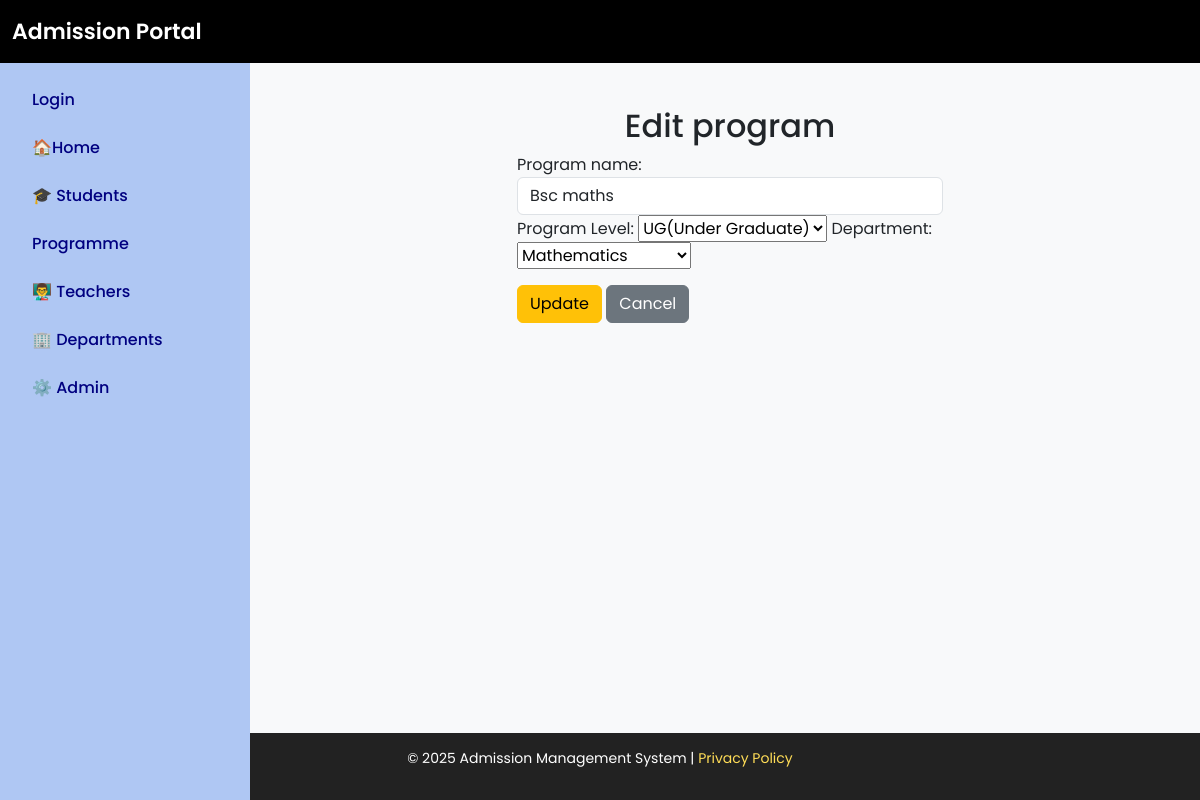
/edit_program/4, run on the app's committed database.
### admission/models.py (models this page shows, shortened)
class Program(models.Model):
    program_name = models.CharField(max_length=100, unique=True)
    department = models.ForeignKey(Department, on_delete=models.SET_NULL, blank=True, null=True)  # ForeignKey to Department
    program_level = models.ForeignKey(ProgramLevel, on_delete=models.SET_NULL, blank=True, null=True)  # ForeignKey to ProgramLevel

### admission/views.py (the view)
# urls.py: path('edit_program/<int:pk>',views.edit_program,name='edit_program'),
def edit_program(request, pk):
    program = get_object_or_404(Program, id=pk)
    if request.method == 'POST':
        form = ProgramForm(request.POST, instance=program)
        if form.is_valid():
            form.save()
            return redirect('manage_program')
    else:
        form =ProgramForm(instance=program)
    return render(request, 'edit_program.html', {'form': form,'program': program})

### admission/forms.py
class ProgramForm(forms.ModelForm):
    class Meta:
        model =Program
        fields = '__all__'
        program_level= forms.ModelChoiceField(queryset=ProgramLevel.objects.all(), required=False)
        department= forms.ModelChoiceField(queryset=Department.objects.all(), required=False)
        widgets = {
            'program_name': forms.TextInput(attrs={'class': 'form-control', 'placeholder': 'Enter program name'}),
        }

### admission/models.py (called while the page is built)
    def __str__(self):
        return self.dept_name

    def __str__(self):
        return self.level_name

### admission/templates/edit_program.html (shortened to what this page needs)
{% extends 'base.html' %}
{% block content %}
<div class="container mt-4">
    <h2 class="text-center">Edit program</h2>
    <div class="row justify-content-center">
        <div class="col-md-6">
            <form method="post">
                <div class="mb-3">
                    {{ form.program_name.label_tag }}
                    {{ form.program_name }}
                    <label for="id_program_level">Program Level:</label>
                    {{form.program_level}}
                    <label for="id_department">Department:</label>
                    {{form.department}}
                </div>
                <button type="submit" class="btn btn-warning">Update</button>
                <a href="{% url 'manage_program' %}" class="btn btn-secondary">Cancel</a>
            </form>
        </div>
    </div>
</div>
{% endblock %}

### templates/base.html (style rules this page uses)
body { font-family: 'Poppins', sans-serif; background: #f8f9fa; display: flex; min-height: 100vh; flex-direction: column; }

### data on the page
Program: program_name "Bsc maths", program_level "UG(Under Graduate)", department "Mathematics"
